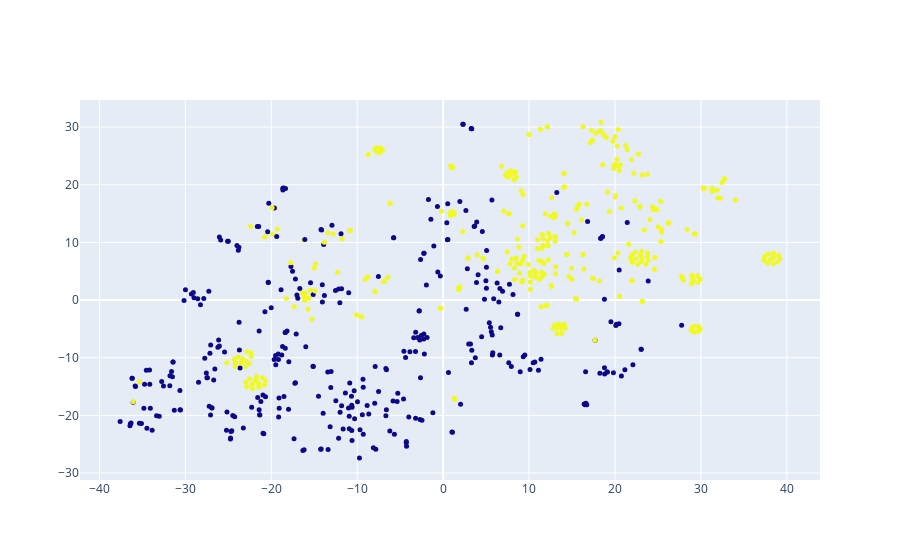

The cell this chart's notebook holds for it:
### Code cell
x_vals, y_vals, labels = reduce_dimensions(model)

plot_with_plotly(x_vals, y_vals, labels)

### Figure 1 — Plotly figure (JSON) as saved in the notebook; plotly's stock layout.template omitted (floating-point values rounded to 4 significant figures; data arrays with more than 128 entries replaced by an {"elided": "..."} marker saying what was removed)
{"data": [{"marker": {"color": {"elided": "666 int values"}, "size": 5}, "mode": "markers", "text": {"elided": "666 int values"}, "type": "scatter", "x": {"elided": "666 float values"}, "y": {"elided": "666 float values"}}], "layout": {}}
